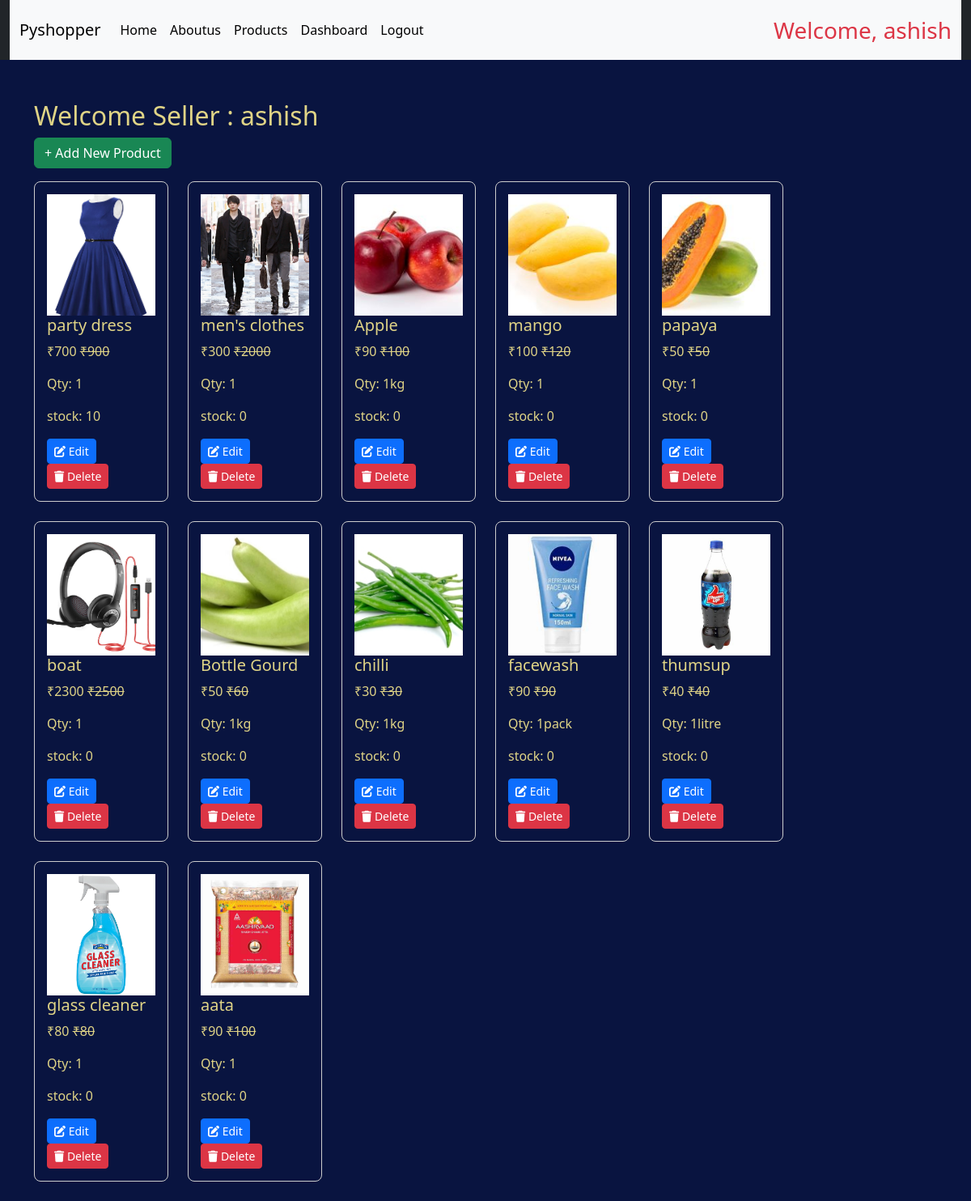
Page /dashboard/seller/ (signed in) on the committed database.
### facebook/models.py (models this page shows, shortened)
class CustomUser(AbstractUser):
    USER_ROLES = (
        ('admin', 'Admin'),
        ('seller', 'Seller'),
        ('customer', 'Customer'),
    )
    email = models.EmailField(unique=True)
    user_type = models.CharField(max_length=10, choices=USER_ROLES)
    is_verified = models.BooleanField(default=False)
    is_active = models.BooleanField(default=False)
    phone = models.CharField(max_length=15, blank=True, null=True)
    address = models.TextField(blank=True, null=True)

class Myproduct(models.Model):
    seller = models.ForeignKey(CustomUser, on_delete=models.CASCADE, null=True, blank=True)
    product_category=models.ForeignKey(Category,on_delete=models.CASCADE)
    subcategory_name=models.ForeignKey(Subcategory,on_delete=models.CASCADE)
    veg_name=models.CharField(max_length=200,null=True)
    price=models.IntegerField()
    discount_price=models.IntegerField()
    product_pic=models.ImageField(upload_to='static/product/',null=True)
    total_discount=models.IntegerField()
    product_quantity=models.CharField(max_length=200)
    pdate=models.DateField()
    stock=models.PositiveIntegerField(default=0)

### facebook/views.py (the view)
    def wrapper(request, *args, **kwargs):
        if request.user.is_authenticated and request.user.user_type == 'seller':
            return view_func(request, *args, **kwargs)
        return redirect('login')

### facebook/views.py (called while the page is built)
def seller_required(view_func):
    def wrapper(request, *args, **kwargs):
        if request.user.is_authenticated and request.user.user_type == 'seller':
            return view_func(request, *args, **kwargs)
        return redirect('login')
    return wrapper

@login_required
@seller_required
def seller_dashboard(request):
    products = Myproduct.objects.filter(seller=request.user)
    return render(request, 'seller_dashboard.html', {'products': products})

### facebook/templates/seller_dashboard.html (shortened to what this page needs)
{% extends 'base.html' %}
{% load static %}
{% block content %}
<div class="container" style="margin-top:50px;">
  <h2 style="color:rgb(224, 212, 134);">Welcome Seller : {{ request.user.username }}</h2>
  <a href="{% url 'add_product' %}" class="btn btn-success mb-3">+ Add New Product</a>
  {% for product in products %}
    {% if forloop.counter0|divisibleby:5 %}
    <div class="row">
    {% endif %}
      <div class="col-6 col-md-4 col-lg-2 mb-4">
        <div style="border: 1px solid #ccc; padding: 15px; border-radius: 8px; height: 100%;">
          <img src="/{{ product.product_pic }}" alt="{{ product.veg_name }}" style="width: 100%; height: 150px; object-fit: cover;">
          <h5 style="color:rgb(224, 212, 134);">{{ product.veg_name }}</h5>
          <p style="color:rgb(224, 212, 134);">₹{{ product.discount_price }} <s>₹{{ product.price }}</s></p>
          <p style="color:rgb(224, 212, 134);">Qty: {{ product.product_quantity }}</p>
          <p style="color:rgb(224, 212, 134);">stock: {{ product.stock }}</p>
          <a href="{% url 'edit_product' product.pk %}" class="btn btn-primary btn-sm">
            <i class="fa fa-edit"></i> Edit
        </a>
        <a href="{% url 'delete_product' product.pk %}" class="btn btn-danger btn-sm">
            <i class="fa fa-trash"></i> Delete
        </a>
        </div>
      </div>
    {% if forloop.counter|divisibleby:5 or forloop.last %}
    </div>
    {% endif %}
  {% empty %}
    <p style="color:rgb(224, 212, 134);">No products found.</p>
  {% endfor %}
</div>
{% endblock content %}

### facebook/templates/nav.html (shortened to what this page needs)
<nav class="navbar navbar-expand-lg bg-body-tertiary">
    <div class="container-fluid">
      <a class="navbar-brand" href="#">Pyshopper</a>
      <div class="collapse navbar-collapse" id="navbarSupportedContent">
        <ul class="navbar-nav me-auto mb-2 mb-lg-0">
          <li class="nav-item">
            <a class="nav-link active" aria-current="page" href="{% url 'home' %}">Home</a>
          </li>
          <li class="nav-item">
            <a class="nav-link active" aria-current="page" href="{% url 'aboutus' %}">Aboutus</a>
          </li>
           <li class="nav-item">
            <a class="nav-link active" aria-current="page" href="{% url 'products' %}">Products</a>
          </li>
          {% if request.user.is_authenticated %}
          {% if user.user_type == 'admin' %}
          <a class="nav-link text-black" href="{% url 'admin_dashboard' %}">Dashboard</a>
          {% elif user.user_type == 'seller' %}
          <a class="nav-link text-black" href="{% url 'seller_dashboard' %}">Dashboard</a>
          {% elif user.user_type == 'customer' %}
          <a class="nav-link text-black" href="{% url 'customer_dashboard' %}">Dashboard</a>
          {% endif %}
            <li class="nav-item">
              <a class="nav-link text-black" href="{% url 'logout' %}">Logout</a>
            </li>
          {% endif %}
        </ul>
        {% if request.user.is_authenticated %}
        <span class="navbar-text text-danger fs-3 ms-4">
          Welcome, {{ request.user.username }}
        </span>
        {% endif %}
      </div>
    </div>
  </nav>

### facebook/static/css/style.css (style rules this page uses)
body { background-color: rgb(9, 20, 64); }

### rows in the picture
CustomUser: user.username "ashish"
Myproduct: product_pic (picture), veg_name "party dress", discount_price "700", price "900", product_quantity "1", stock "10"
Myproduct: product_pic (picture), veg_name "men's clothes", discount_price "300", price "2000", product_quantity "1", stock "0"
Myproduct: product_pic (picture), veg_name "Apple", discount_price "90", price "100", product_quantity "1kg", stock "0"
Myproduct: product_pic (picture), veg_name "mango", discount_price "100", price "120", product_quantity "1", stock "0"
Myproduct: product_pic (picture), veg_name "papaya", discount_price "50", price "50", product_quantity "1", stock "0"
Myproduct: product_pic (picture), veg_name "boat", discount_price "2300", price "2500", product_quantity "1", stock "0"
Myproduct: product_pic (picture), veg_name "Bottle Gourd", discount_price "50", price "60", product_quantity "1kg", stock "0"
Myproduct: product_pic (picture), veg_name "chilli", discount_price "30", price "30", product_quantity "1kg", stock "0"
Myproduct: product_pic (picture), veg_name "facewash", discount_price "90", price "90", product_quantity "1pack", stock "0"
Myproduct: product_pic (picture), veg_name "thumsup", discount_price "40", price "40", product_quantity "1litre", stock "0"
Myproduct: product_pic (picture), veg_name "glass cleaner", discount_price "80", price "80", product_quantity "1", stock "0"
Myproduct: product_pic (picture), veg_name "aata", discount_price "90", price "100", product_quantity "1", stock "0"
